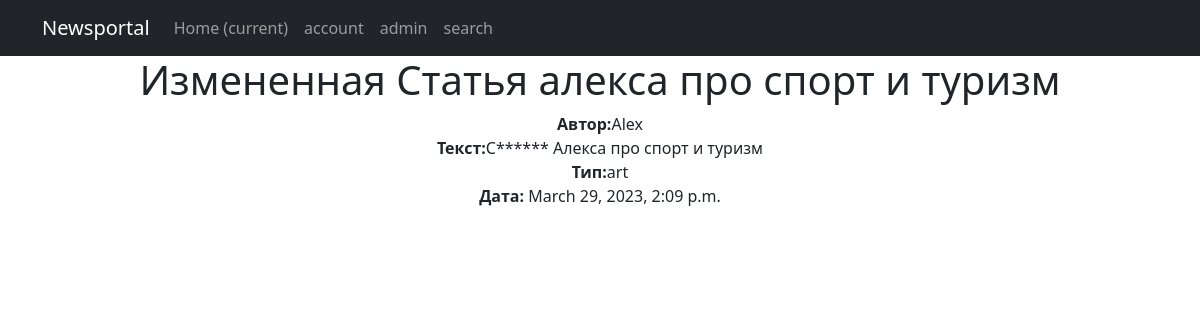
The app's page /news/48 with its own data.
### news/models.py (models this page shows, shortened)
class Post(models.Model):
    article = 'art'
    news = 'new'
    POST_TYPE = [
        (article, "Статья"),
        (news, "Новость")
    ]
    author = models.ForeignKey(Author, on_delete = models.CASCADE)
    post_type = models.CharField(max_length = 3, choices = POST_TYPE, default = article)
    created = models.DateTimeField(auto_now_add = True)
    cats = models.ManyToManyField(Category, through = 'PostCategory')
    title = models.CharField(max_length = 256)
    text = models.TextField()
    rating = models.IntegerField(default = 0)

class Author(models.Model):
    user = models.OneToOneField(User, on_delete = models.CASCADE)
    rating = models.IntegerField(default = 0)

### news/views.py (the view)
# urls.py: path('<int:pk>', PostDetail.as_view(),name ='post_detail'),
class PostDetail(DetailView):
    model = Post
    template_name = 'post.html'
    context_object_name = 'post'

### news/templatetags/censor_filter.py (called while the page is built)
@register.filter()
def censor(text):
    if type(text) == str:
        BAD_WORDS = ["Новость", "Статья"]
        for word in BAD_WORDS:
            text = text.replace(word[1::], '*' * len(word))
        return text
    else:
        print("TypeError")

### templates/post.html (shortened to what this page needs)
{% extends 'flatpages/default.html' %}
{% load censor_filter %}
{% block content %}
<h1>{{ post.title }}</h1>
<div><b>Автор:</b>{{post.author.user}}</div>
<div><b>Текст:</b>{{post.text|censor}}</div>
<div><b>Тип:</b>{{post.post_type}}</div>
<div><b>Дата:</b> {{post.created}}</div>
{% endblock content %}

### records on screen
Post: title "Измененная Статья алекса про спорт и туризм", author.user "Alex", text|censor "С****** Алекса про спорт и туризм", post_type "art", created "March 29, 2023, 2:09 p.m."
